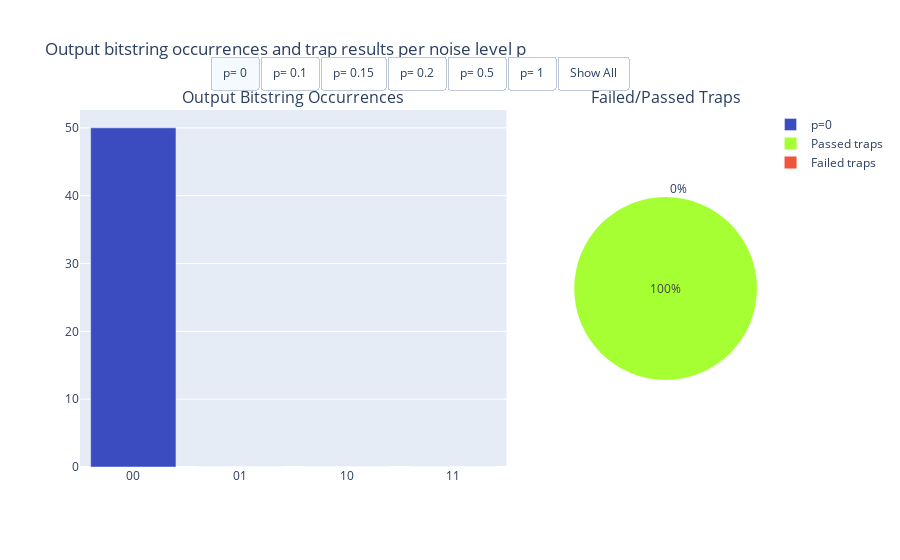

Notebook cell for this chart:
### Markdown cell above
## Verification: do we accept these outcomes ?
### Displaying the proportion of failed traps

### Code cell
import plotly.graph_objects as go
from plotly.subplots import make_subplots


# Function to get color based on p value
def get_heatmap_color(p, colormap_name="coolwarm", vmin=0.1, vmax=1):
    colormap = cm.get_cmap(colormap_name)
    norm = LogNorm(vmin=vmin, vmax=vmax)  # Normalize p within [vmin, vmax]
    return to_hex(colormap(norm(p)))  # Convert to hex color for Plotly


# Initialize the figure with subplots
fig = make_subplots(
    rows=1,
    cols=2,
    column_widths=[0.7, 0.3],
    subplot_titles=("Output Bitstring Occurrences", "Failed/Passed Traps"),
    specs=[[{"type": "bar"}, {"type": "pie"}]],
)

# Store the p values in a list to access them by index in buttons
p_values = list(all_histograms.keys())

# Add bar charts and pie charts for different 'p' values
colors = ["#EF553B", "#a5ff33"]  # Red for 'Failed traps', Green for 'Passed traps'

for _idx, (p, histogram) in enumerate(all_histograms.items()):
    frequencies = [histogram.get(outcome, 0) for outcome in all_outcomes]

    # Get colors for each bar based on the current p value
    bar_colors = [get_heatmap_color(p + 0.1) for _ in all_outcomes]

    # Bar chart
    fig.add_trace(
        go.Bar(
            x=all_outcomes,
            y=frequencies,
            name=f"p={p}",  # Legend label
            marker=dict(color=bar_colors),  # Apply custom colors
            visible=(p == p_values[0]),  # Only the first p is visible by default
        ),
        row=1,
        col=1,
    )

    # Pie chart
    failed_value = failed_traps_histograms.get(p, 0)  # Fetch failed traps for current p
    fig.add_trace(
        go.Pie(
            labels=["Failed traps", "Passed traps"],
            values=[failed_value, 1 - failed_value],
            marker=dict(colors=colors),
            name=f"p={p}",
            visible=(p == p_values[0]),
        ),
        row=1,
        col=2,
    )

# Update layout with buttons
fig.update_layout(
    title="Output bitstring occurrences and trap results per noise level p",
    updatemenus=[
        {
            "type": "buttons",
            "direction": "right",
            "x": 0.5,
            "y": 1.15,
            "xanchor": "center",
            "buttons": [
                {
                    "label": f"p= {key}",
                    "method": "update",
                    "args": [{"visible": [(i // 2 == idx) for i in range(2 * len(all_histograms))]}],
                }
                for idx, key in enumerate(all_histograms)
            ]
            + [{"label": "Show All", "method": "update", "args": [{"visible": [True] * (2 * len(all_histograms))}]}],
        }
    ],
)

fig.show()

### Figure 1 — Plotly figure (JSON) as saved in the notebook; plotly's stock layout.template omitted (floating-point values rounded to 4 significant figures)
{"data": [{"marker": {"color": ["#3b4cc0", "#3b4cc0", "#3b4cc0", "#3b4cc0"]}, "name": "p=0", "type": "bar", "visible": true, "x": ["00", "01", "10", "11"], "xaxis": "x", "y": [50, 0, 0, 0], "yaxis": "y"}, {"domain": {"x": [0.73, 1], "y": [0, 1]}, "labels": ["Failed traps", "Passed traps"], "marker": {"colors": ["#EF553B", "#a5ff33"]}, "name": "p=0", "type": "pie", "values": [0, 1], "visible": true}, {"marker": {"color": ["#9fbfff", "#9fbfff", "#9fbfff", "#9fbfff"]}, "name": "p=0.1", "type": "bar", "visible": false, "x": ["00", "01", "10", "11"], "xaxis": "x", "y": [40, 6, 3, 1], "yaxis": "y"}, {"domain": {"x": [0.73, 1], "y": [0, 1]}, "labels": ["Failed traps", "Passed traps"], "marker": {"colors": ["#EF553B", "#a5ff33"]}, "name": "p=0.1", "type": "pie", "values": [0.28, 0.72], "visible": false}, {"marker": {"color": ["#bfd3f6", "#bfd3f6", "#bfd3f6", "#bfd3f6"]}, "name": "p=0.15", "type": "bar", "visible": false, "x": ["00", "01", "10", "11"], "xaxis": "x", "y": [27, 10, 7, 6], "yaxis": "y"}, {"domain": {"x": [0.73, 1], "y": [0, 1]}, "labels": ["Failed traps", "Passed traps"], "marker": {"colors": ["#EF553B", "#a5ff33"]}, "name": "p=0.15", "type": "pie", "values": [0.34, 0.66], "visible": false}, {"marker": {"color": ["#d7dce3", "#d7dce3", "#d7dce3", "#d7dce3"]}, "name": "p=0.2", "type": "bar", "visible": false, "x": ["00", "01", "10", "11"], "xaxis": "x", "y": [24, 10, 10, 6], "yaxis": "y"}, {"domain": {"x": [0.73, 1], "y": [0, 1]}, "labels": ["Failed traps", "Passed traps"], "marker": {"colors": ["#EF553B", "#a5ff33"]}, "name": "p=0.2", "type": "pie", "values": [0.58, 0.42], "visible": false}, {"marker": {"color": ["#f18d6f", "#f18d6f", "#f18d6f", "#f18d6f"]}, "name": "p=0.5", "type": "bar", "visible": false, "x": ["00", "01", "10", "11"], "xaxis": "x", "y": [12, 12, 14, 12], "yaxis": "y"}, {"domain": {"x": [0.73, 1], "y": [0, 1]}, "labels": ["Failed traps", "Passed traps"], "marker": {"colors": ["#EF553B", "#a5ff33"]}, "name": "p=0.5", "type": "pie", "values": [0.78, 0.22], "visible": false}, {"marker": {"color": ["#b40426", "#b40426", "#b40426", "#b40426"]}, "name": "p=1", "type": "bar", "visible": false, "x": ["00", "01", "10", "11"], "xaxis": "x", "y": [19, 11, 13, 7], "yaxis": "y"}, {"domain": {"x": [0.73, 1], "y": [0, 1]}, "labels": ["Failed traps", "Passed traps"], "marker": {"colors": ["#EF553B", "#a5ff33"]}, "name": "p=1", "type": "pie", "values": [0.84, 0.16], "visible": false}], "layout": {"annotations": [{"font": {"size": 16}, "showarrow": false, "text": "Output Bitstring Occurrences", "x": 0.315, "xanchor": "center", "xref": "paper", "y": 1, "yanchor": "bottom", "yref": "paper"}, {"font": {"size": 16}, "showarrow": false, "text": "Failed/Passed Traps", "x": 0.865, "xanchor": "center", "xref": "paper", "y": 1, "yanchor": "bottom", "yref": "paper"}], "title": {"text": "Output bitstring occurrences and trap results per noise level p"}, "updatemenus": [{"buttons": [{"args": [{"visible": [true, true, false, false, false, false, false, false, false, false, false, false]}], "label": "p= 0", "method": "update"}, {"args": [{"visible": [false, false, true, true, false, false, false, false, false, false, false, false]}], "label": "p= 0.1", "method": "update"}, {"args": [{"visible": [false, false, false, false, true, true, false, false, false, false, false, false]}], "label": "p= 0.15", "method": "update"}, {"args": [{"visible": [false, false, false, false, false, false, true, true, false, false, false, false]}], "label": "p= 0.2", "method": "update"}, {"args": [{"visible": [false, false, false, false, false, false, false, false, true, true, false, false]}], "label": "p= 0.5", "method": "update"}, {"args": [{"visible": [false, false, false, false, false, false, false, false, false, false, true, true]}], "label": "p= 1", "method": "update"}, {"args": [{"visible": [true, true, true, true, true, true, true, true, true, true, true, true]}], "label": "Show All", "method": "update"}], "direction": "right", "type": "buttons", "x": 0.5, "xanchor": "center", "y": 1.15}], "xaxis": {"anchor": "y", "domain": [0, 0.63]}, "yaxis": {"anchor": "x", "domain": [0, 1]}}}
